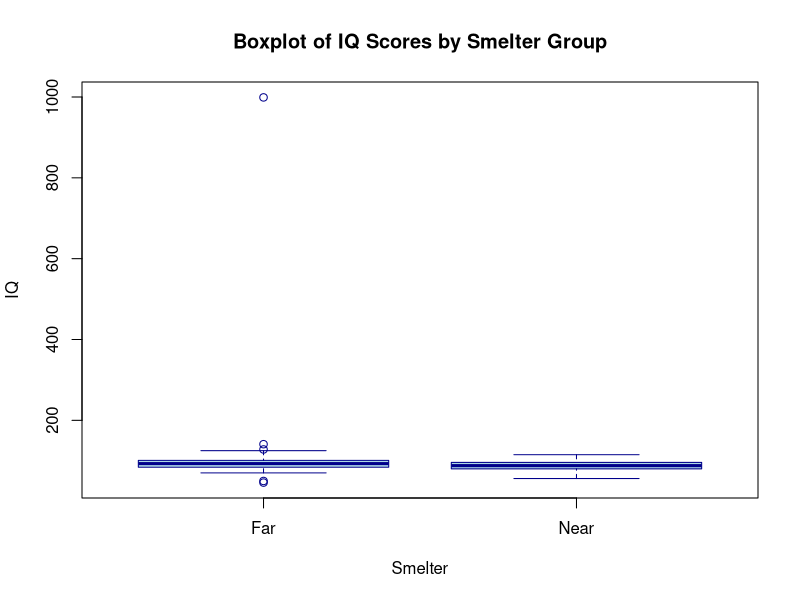

Source code (R):
# Consulting HW 6

rawdat <- read.csv("DataRaw/lead-iq-01.csv")

boxplot(IQ ~ Smelter,
        data=rawdat,
        main = "Boxplot of IQ Scores by Smelter Group", 
        xlab = "Smelter", 
        ylab = "IQ", 
        col = "lightblue", 
        border = "darkblue")

far_mean <- mean(rawdat$IQ[rawdat$Smelter == "Far"])
near_mean <- mean(rawdat$IQ[rawdat$Smelter == "Near"])